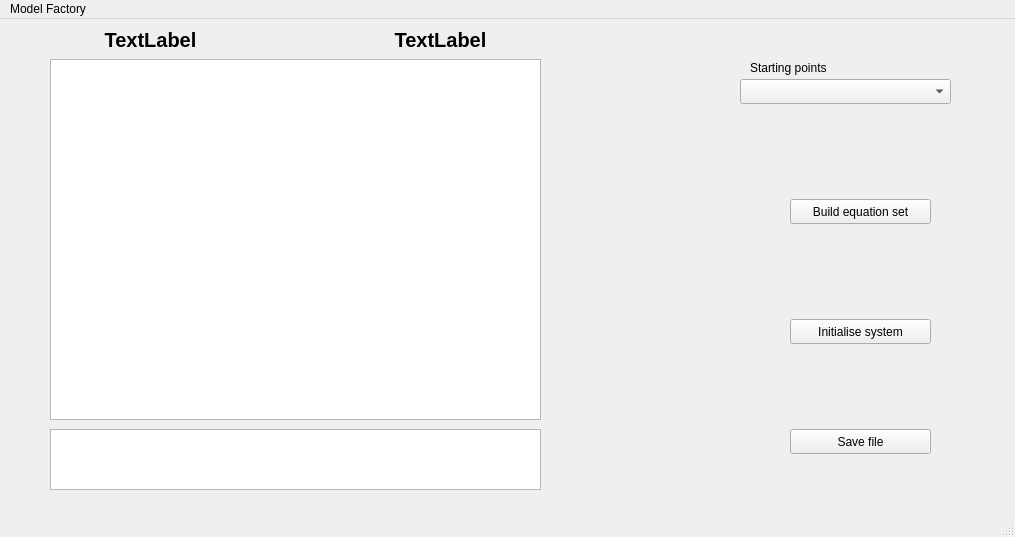
<?xml version="1.0" encoding="UTF-8"?>
<ui version="4.0">
 <class>MainWindow</class>
 <widget class="QMainWindow" name="MainWindow">
  <property name="geometry">
   <rect>
    <x>0</x>
    <y>0</y>
    <width>1015</width>
    <height>537</height>
   </rect>
  </property>
  <property name="windowTitle">
   <string>MainWindow</string>
  </property>
  <widget class="QWidget" name="centralwidget">
   <widget class="QTextBrowser" name="message_box">
    <property name="geometry">
     <rect>
      <x>50</x>
      <y>410</y>
      <width>491</width>
      <height>61</height>
     </rect>
    </property>
   </widget>
   <widget class="QComboBox" name="select_starting_variables">
    <property name="geometry">
     <rect>
      <x>740</x>
      <y>60</y>
      <width>211</width>
      <height>25</height>
     </rect>
    </property>
   </widget>
   <widget class="QLabel" name="ontology_name_label">
    <property name="geometry">
     <rect>
      <x>0</x>
      <y>0</y>
      <width>301</width>
      <height>41</height>
     </rect>
    </property>
    <property name="font">
     <font>
      <pointsize>15</pointsize>
      <weight>75</weight>
      <bold>true</bold>
      <kerning>true</kerning>
     </font>
    </property>
    <property name="text">
     <string>TextLabel</string>
    </property>
    <property name="alignment">
     <set>Qt::AlignCenter</set>
    </property>
   </widget>
   <widget class="QLabel" name="model_name_label">
    <property name="geometry">
     <rect>
      <x>290</x>
      <y>0</y>
      <width>301</width>
      <height>41</height>
     </rect>
    </property>
    <property name="font">
     <font>
      <pointsize>15</pointsize>
      <weight>75</weight>
      <bold>true</bold>
      <kerning>true</kerning>
     </font>
    </property>
    <property name="text">
     <string>TextLabel</string>
    </property>
    <property name="alignment">
     <set>Qt::AlignCenter</set>
    </property>
   </widget>
   <widget class="QPushButton" name="save_model_button">
    <property name="geometry">
     <rect>
      <x>790</x>
      <y>410</y>
      <width>141</width>
      <height>25</height>
     </rect>
    </property>
    <property name="text">
     <string>Save file</string>
    </property>
   </widget>
   <widget class="QLabel" name="label">
    <property name="geometry">
     <rect>
      <x>750</x>
      <y>40</y>
      <width>131</width>
      <height>17</height>
     </rect>
    </property>
    <property name="text">
     <string>Starting points</string>
    </property>
   </widget>
   <widget class="QGraphicsView" name="display_topology">
    <property name="geometry">
     <rect>
      <x>50</x>
      <y>40</y>
      <width>491</width>
      <height>361</height>
     </rect>
    </property>
   </widget>
   <widget class="QPushButton" name="initialise_system_button">
    <property name="geometry">
     <rect>
      <x>790</x>
      <y>300</y>
      <width>141</width>
      <height>25</height>
     </rect>
    </property>
    <property name="text">
     <string>Initialise system</string>
    </property>
   </widget>
   <widget class="QPushButton" name="build_equation_set_button">
    <property name="geometry">
     <rect>
      <x>790</x>
      <y>180</y>
      <width>141</width>
      <height>25</height>
     </rect>
    </property>
    <property name="text">
     <string>Build equation set</string>
    </property>
   </widget>
  </widget>
  <widget class="QMenuBar" name="menubar">
   <property name="geometry">
    <rect>
     <x>0</x>
     <y>0</y>
     <width>1015</width>
     <height>22</height>
    </rect>
   </property>
   <widget class="QMenu" name="menuModel_Factory">
    <property name="title">
     <string>Model Factory</string>
    </property>
    <addaction name="actionInitialise"/>
   </widget>
   <addaction name="menuModel_Factory"/>
  </widget>
  <widget class="QStatusBar" name="statusbar"/>
  <action name="actionInitialise">
   <property name="text">
    <string>Initialise</string>
   </property>
  </action>
 </widget>
 <resources/>
 <connections/>
</ui>
